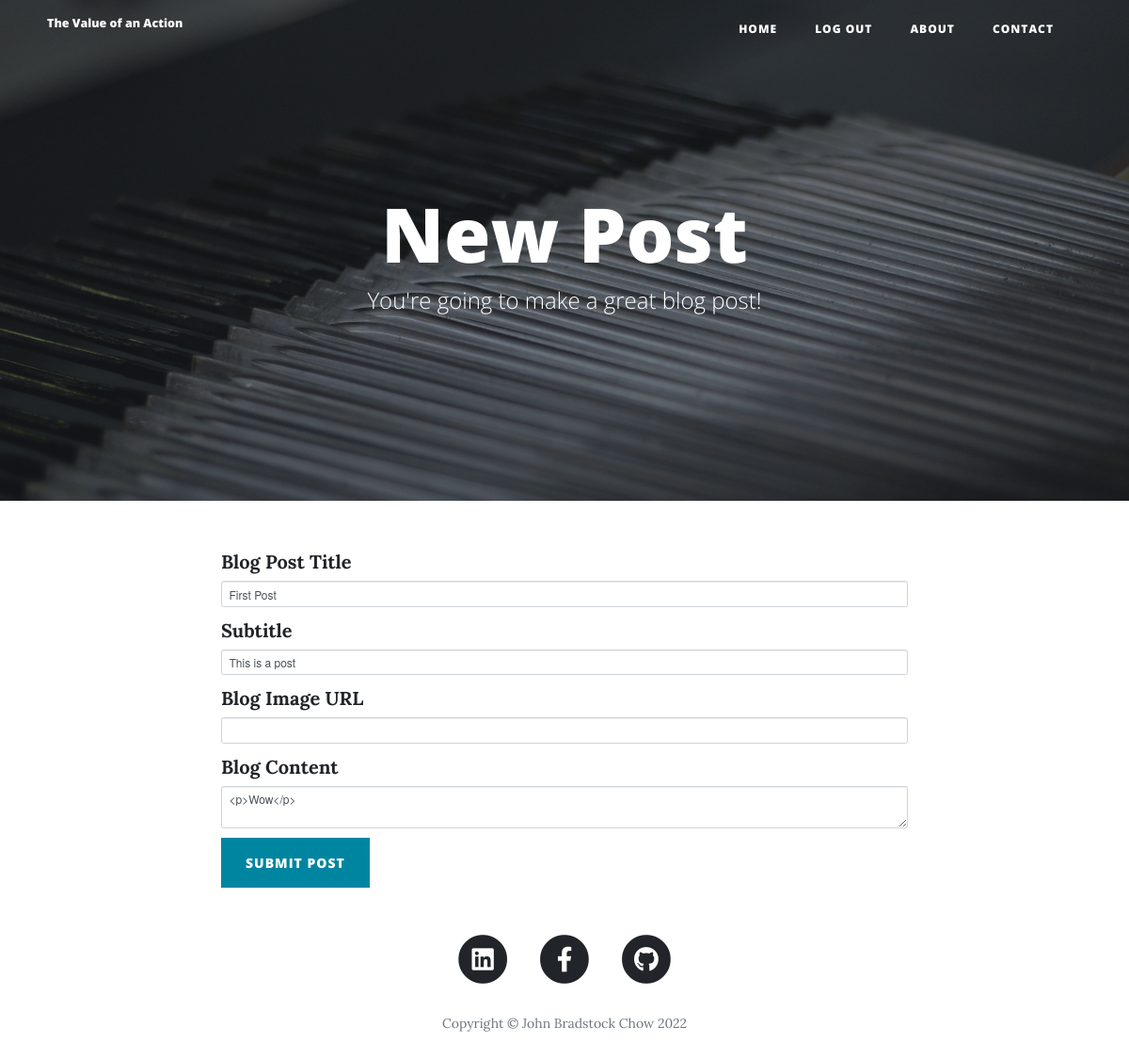
Page /edit-post/1 (signed in) on the earlier database version.
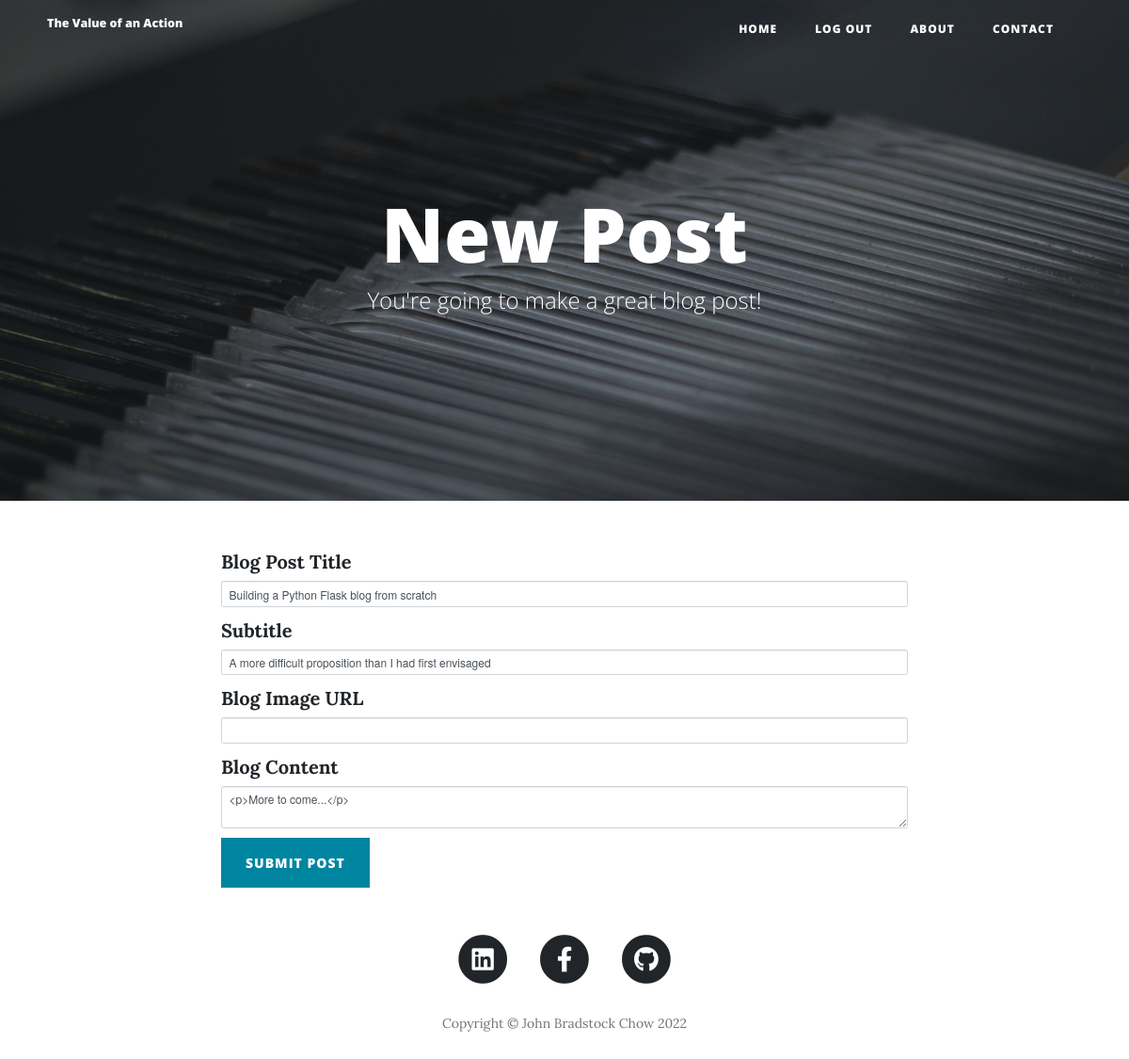
Same page on the later database version.
### main.py (models this page shows)
class BlogPost(db.Model):
    __tablename__ = "blog_posts"
    id = db.Column(db.Integer, primary_key=True)
    title = db.Column(db.String(250), unique=True, nullable=False)
    subtitle = db.Column(db.String(250), nullable=False)
    date = db.Column(db.String(250), nullable=False)
    body = db.Column(db.Text, nullable=False)
    img_url = db.Column(db.String(250), nullable=False)
    author_id = db.Column(db.Integer, db.ForeignKey("users.id"))
    author = relationship("User", back_populates="posts")
    comments = relationship("Comment", back_populates="post")

### main.py (the view)
    def decorated_function(*args, **kwargs):
        try:
            if current_user.id != 1:
                return abort(403)
        except:
                return abort(403) # Anonymous user
        else:
            return function(*args, **kwargs)

### forms.py
class CreatePostForm(FlaskForm):
    title = StringField("Blog Post Title", validators=[DataRequired()])
    subtitle = StringField("Subtitle", validators=[DataRequired()])
    img_url = StringField("Blog Image URL", validators=[])
    body = CKEditorField("Blog Content", validators=[DataRequired()])
    submit = SubmitField("Submit Post")

### main.py (called while the page is built, shortened)
def admin_only(function):
    wraps(function)
    def decorated_function(*args, **kwargs):
        try:
            if current_user.id != 1:
                return abort(403)
        except:
                return abort(403) # Anonymous user
        else:
            return function(*args, **kwargs)
    decorated_function.__name__ = function.__name__
    return decorated_function

@login_manager.user_loader
def load_user(user_id):
    return User.query.get(user_id)

@app.route("/edit-post/<int:post_id>")
@admin_only
def edit_post(post_id):
    post = BlogPost.query.get(post_id)
    edit_form = CreatePostForm(
        title=post.title,
        subtitle=post.subtitle,
        img_url=post.img_url,
        author=post.author_id,
        body=post.body
    )
    return render_template("make-post.html", form=edit_form)

### templates/make-post.html (shortened to what this page needs)
{% extends 'bootstrap/base.html' %}
{% import "bootstrap/wtf.html" as wtf %}
{% block content %}
{% include "header.html" %}
  <header class="masthead" style="background-image: url('{{ url_for('static', filename='img/edit-bg.jpg')}}')">
    <div class="overlay"></div>
    <div class="container">
      <div class="row">
        <div class="col-lg-8 col-md-10 mx-auto">
          <div class="page-heading">
            {% if is_edit: %}
            <h1>Edit Post</h1>
            {% else: %}
            <h1>New Post</h1>
            {% endif %}
            <span class="subheading">You're going to make a great blog post!</span>
          </div>
        </div>
      </div>
    </div>
  </header>
  <div class="container">
    <div class="row">
      <div class="col-lg-8 col-md-10 mx-auto">
        {{ wtf.quick_form(form, novalidate=True, button_map={"submit": "primary"}) }}
      </div>
    </div>
  </div>
{% include "footer.html" %}
{% endblock %}

Differences in the rows shown:
changed BlogPost: title "First Post" → "Building a Python Flask blog from scratch"; subtitle "This is a post" → "A more difficult proposition than I had first envisaged"; body "<p>Wow</p>" → "<p>More to come...</p>"
